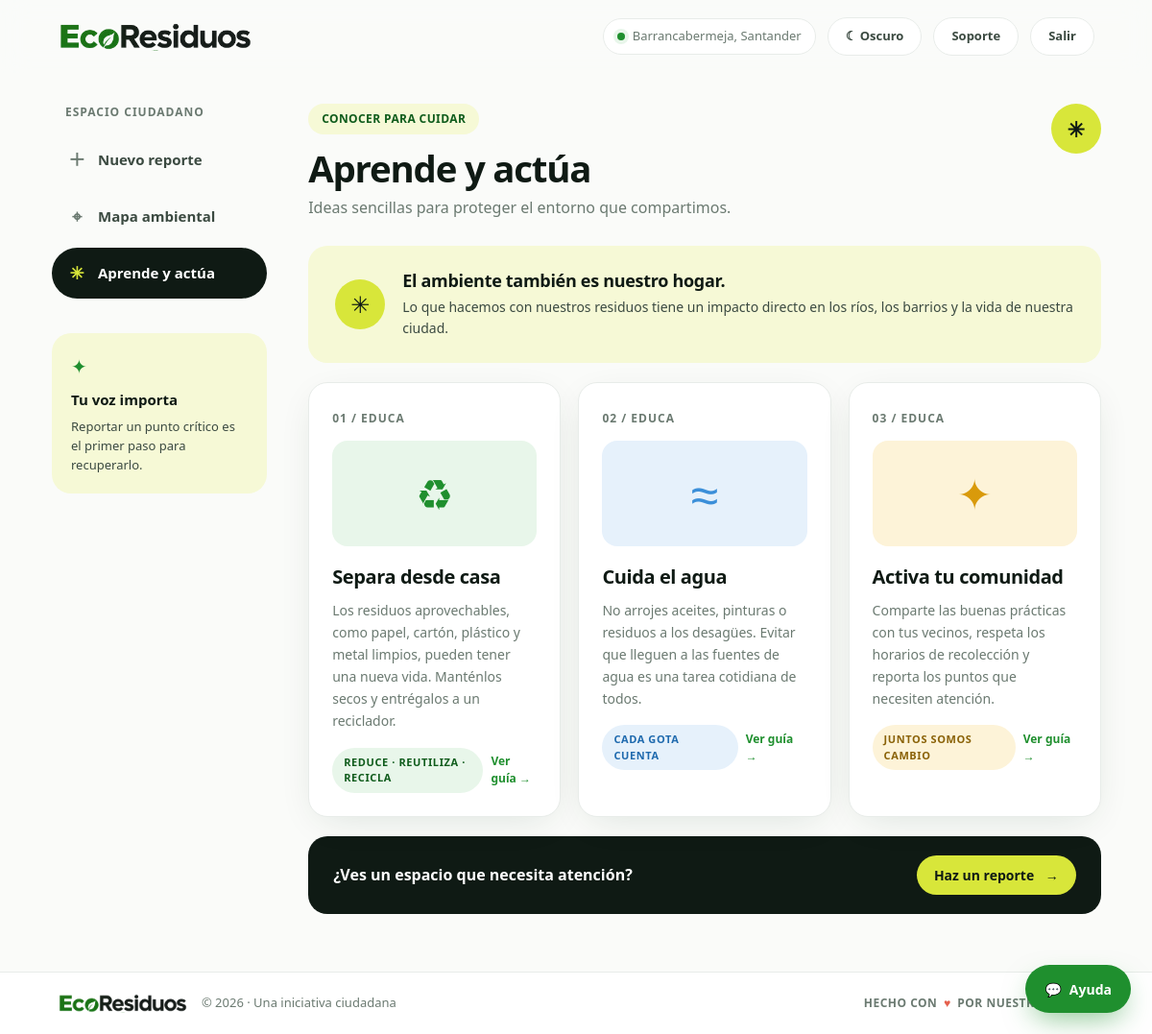
The app's page /Educacion with its own data.
### tables this page shows
CREATE TABLE contenido_educativo (
    id_contenido INT AUTO_INCREMENT PRIMARY KEY,
    titulo VARCHAR(120) NOT NULL,
    contenido TEXT NOT NULL,
    categoria VARCHAR(60) NOT NULL,
    visible TINYINT(1) NOT NULL DEFAULT 1,
    fecha_actualizacion TIMESTAMP DEFAULT CURRENT_TIMESTAMP ON UPDATE CURRENT_TIMESTAMP,
    id_administrador INT NOT NULL,
    CONSTRAINT fk_contenido_admin FOREIGN KEY (id_administrador) REFERENCES administrador(id_administrador) ON UPDATE CASCADE
);

### Controller/EducacionController.php (called while the page is built, shortened)
<?php
require_once 'Model/ContenidoEducativoModel.php';
class EducacionController {
    public function index() {
        $contenidoModel = new ContenidoEducativoModel();
        $articulos = $contenidoModel->listarVisibles();
        require_once 'View/Layouts/header.php';
        require_once 'View/Educacion/index.php';
        require_once 'View/Layouts/footer.php';
    }
}

### Model/Modelo.php (called while the page is built, shortened)
<?php
require_once 'Core/BaseDatos.php';
class Modelo {
    public function __construct() {
        $conexion = new BaseDatos();
        $this->db = $conexion->conectar();
    }
}

### Core/BaseDatos.php (called while the page is built)
<?php
class BaseDatos {
    public function conectar(): PDO {
        $dsn = "mysql:host=" . DB_HOST . ";dbname=" . DB_NAME . ";charset=" . DB_CHARSET;
        $opciones = [
            PDO::ATTR_ERRMODE            => PDO::ERRMODE_EXCEPTION,
            PDO::ATTR_DEFAULT_FETCH_MODE => PDO::FETCH_ASSOC,
            PDO::ATTR_EMULATE_PREPARES   => false,
        ];
        return new PDO($dsn, DB_USER, DB_PASS, $opciones);
    }
}

### Model/ContenidoEducativoModel.php (called while the page is built, shortened)
<?php
require_once 'Model/Modelo.php';
class ContenidoEducativoModel extends Modelo {
    public function listarVisibles(): array {
        $sql = "SELECT id_contenido, titulo, contenido, categoria, fecha_actualizacion
                FROM contenido_educativo
                WHERE visible = 1
                ORDER BY id_contenido ASC";
        $stmt = $this->db->prepare($sql);
        $stmt->execute();
        return $stmt->fetchAll(PDO::FETCH_ASSOC);
    }
}

### View/Educacion/index.php (the view, shortened to what this page needs)
<div class="page-heading">
  <div>
    <div class="eyebrow">CONOCER PARA CUIDAR</div>
    <h2>Aprende y actúa</h2>
    <p>Ideas sencillas para proteger el entorno que compartimos.</p>
  </div>
  <span class="heading-icon">✳</span>
</div>
<div class="learn-intro">
  <span class="learn-sun">✳</span>
  <div>
    <strong>El ambiente también es nuestro hogar.</strong>
    <p>Lo que hacemos con nuestros residuos tiene un impacto directo en los ríos, los barrios y la vida de nuestra ciudad.</p>
  </div>
</div>
<div class="learn-grid">
  <?php
  $estilos = [
      ['clase' => 'green',  'icono' => '♻', 'tag' => ''],
      ['clase' => 'blue',   'icono' => '≈', 'tag' => 'blue-tag'],
      ['clase' => 'yellow', 'icono' => '✦', 'tag' => 'yellow-tag'],
  ];
  $guiasExtra = [
      [
          'Usa bolsa blanca para aprovechables limpios y secos: plástico, cartón, papel, vidrio y metales.',
          'Usa bolsa negra para residuos no aprovechables como servilletas usadas o envolturas con comida.',
          'Usa bolsa verde para restos de alimentos y desechos orgánicos.',
          'Aplasta botellas y cajas antes de sacarlas para reducir volumen en los puntos de acopio.'
      ],
      [
          'Nunca viertas aceite de cocina usado en el lavaplatos; guárdalo en una botella plástica cerrada.',
          'Evita arrojar basura en rejillas, alcantarillas o rondas de caños y ciénagas de Barrancabermeja.',
          'Si ves acumulación de residuos cerca de un cuerpo de agua, repórtalo de inmediato en la plataforma.'
      ],
      [
          'Saca las bolsas únicamente en los días y horarios establecidos por el vehículo recolector de tu comuna.',
          'Documenta con fotografía y ubicación GPS los botaderos satélites para priorizar su atención.',
          'Consulta el Mapa ambiental para verificar qué puntos de tu sector ya fueron recuperados.'
      ]
  ];
  foreach ($articulos as $i => $art):
      $estilo = $estilos[$i % 3];
      $numero = str_pad((string)($i + 1), 2, '0', STR_PAD_LEFT) . ' / EDUCA';
      $tips   = $guiasExtra[$i % 3];
  ?>
    <article
      class="card learn-card"
      role="button"
      tabindex="0"
      style="cursor: pointer;"
      data-numero="<?= htmlspecialchars($numero) ?>"
      data-titulo="<?= htmlspecialchars($art['titulo']) ?>"
      data-categoria="<?= htmlspecialchars($art['categoria']) ?>"
      data-contenido="<?= htmlspecialchars($art['contenido']) ?>"
      data-tips="<?= htmlspecialchars(json_encode($tips, JSON_UNESCAPED_UNICODE)) ?>"
    >
      <span class="learn-number"><?= $numero ?></span>
      <div class="learn-illustration <?= $estilo['clase'] ?>"><?= $estilo['icono'] ?></div>
      <h3><?= htmlspecialchars($art['titulo']) ?></h3>
      <p><?= htmlspecialchars($art['contenido']) ?></p>
      <div style="display:flex;align-items:center;justify-content:space-between;gap:8px;margin-top:auto;">
        <span class="learn-tag <?= $estilo['tag'] ?>"><?= htmlspecialchars($art['categoria']) ?></span>
        <small style="font-size:12px;font-weight:600;color:var(--green);">Ver guía →</small>
      </div>
    </article>
  <?php endforeach; ?>
</div>
<div class="learn-callout">
  <span>¿Ves un espacio que necesita atención?</span>
  <a class="text-button" href="<?= BASE_URL ?>Reporte">Haz un reporte <span>→</span></a>
</div>

### Public/css/estilos.css (style rules this page uses)
:root { --green:#1f8f2e;--green-dark:#0f5c1c;--green-soft:#e8f6ea;--lime:#d8e63a;--lime-soft:#f6f9d6; --ink:#0f1a14;--ink-2:#3b4a41;--muted:#6b7a71;--line:#e8ece9;--bg:#fafbf9;--white:#fff; --red:#e5604d;--blue:#3b8fd9;--yellow:#f2b632; --radius:20px;--radius-sm:12px;--shadow:0 10px 40px -12px rgba(15,60,25,.14); --sans:"Plus Jakarta Sans",system-ui,sans-serif;--display:"Plus Jakarta Sans",system-ui,sans-serif; }
* { box-sizing:border-box }
html { scroll-behavior:smooth }
body { margin:0;background:var(--bg);color:var(--ink);font-family:var(--sans);font-size:15px;line-height:1.5;-webkit-font-smoothing:antialiased;transition:background-color .25s ease,color .25s ease }
h1,h2,h3,p { margin-top:0 }
.eyebrow { display:inline-flex;align-items:center;gap:8px;color:var(--green-dark);background:var(--lime-soft);font-size:12px;font-weight:700;letter-spacing:.4px;padding:7px 14px;border-radius:99px;text-transform:uppercase }
.page-heading { display:flex;justify-content:space-between;align-items:flex-start;margin:0 0 28px;gap:16px }
.page-heading h2 { font:800 clamp(28px,3.2vw,40px)/1.1 var(--display);letter-spacing:-1.2px;margin:14px 0 8px }
.page-heading p { font-size:16px;color:var(--muted);margin:0 }
.heading-icon { width:52px;height:52px;display:grid;place-items:center;background:var(--lime);border-radius:50%;color:var(--ink);font-size:22px;font-weight:700;flex:none }
.card { background:var(--white);border:1px solid var(--line);border-radius:var(--radius);box-shadow:var(--shadow);transition:background-color .25s ease,border-color .25s ease }
.learn-intro { display:flex;align-items:center;gap:18px;padding:24px 28px;background:var(--lime-soft);border-radius:var(--radius);margin-bottom:20px }
.learn-sun { display:grid;place-items:center;width:52px;height:52px;background:var(--lime);border-radius:50%;color:var(--ink);font-size:24px;flex:none }
.learn-intro strong { font:800 18px var(--display);letter-spacing:-.3px }
.learn-intro p { font-size:14px;color:var(--ink-2);line-height:1.6;margin:4px 0 0 }
.learn-grid { display:grid;grid-template-columns:repeat(3,1fr);gap:18px }
.learn-card { padding:24px;transition:transform .25s,background-color .25s ease }
.learn-number { font-size:12px;color:var(--muted);font-weight:800;letter-spacing:1px }
.learn-illustration { height:110px;margin:14px 0 18px;border-radius:16px;display:grid;place-items:center;font-size:44px }
.learn-illustration.green { background:var(--green-soft);color:var(--green) }
.learn-illustration.blue { background:#e6f1fb;color:var(--blue);font-size:52px }
.learn-illustration.yellow { background:#fdf3d8;color:#d99a0b }
.learn-card h3 { font:800 20px var(--display);letter-spacing:-.4px;margin:0 0 10px }
.learn-card p { font-size:14px;line-height:1.65;color:var(--muted);min-height:92px;margin:0 0 16px }
.learn-tag { display:inline-block;font-size:11px;letter-spacing:.6px;font-weight:800;color:var(--green-dark);background:var(--green-soft);padding:7px 12px;border-radius:99px }
.blue-tag { background:#e6f1fb;color:#1f6aae }
.yellow-tag { background:#fdf3d8;color:#8a6208 }
.learn-callout { margin-top:20px;padding:20px 26px;background:var(--ink);color:#fff;display:flex;align-items:center;justify-content:space-between;border-radius:var(--radius);font-size:16px;font-weight:600;gap:16px }
.text-button { border:0;background:transparent;color:var(--green);font-size:14px;font-weight:700;padding:0;text-decoration:none }
.text-button span { padding-left:8px }
.learn-callout .text-button { background:var(--lime);color:var(--ink);padding:10px 18px;border-radius:99px }

### records on screen
contenido_educativo: numero "01 / EDUCA", icono "♻", titulo "Separa desde casa", contenido "Los residuos aprovechables, como papel, cartón, plástico y metal limpios, pueden tener una nueva vida. Manténlos secos y entrégalos a un reciclador.", categoria "REDUCE · REUTILIZA · RECICLA"
contenido_educativo: numero "02 / EDUCA", icono "≈", titulo "Cuida el agua", contenido "No arrojes aceites, pinturas o residuos a los desagües. Evitar que lleguen a las fuentes de agua es una tarea cotidiana de todos.", categoria "CADA GOTA CUENTA"
contenido_educativo: numero "03 / EDUCA", icono "✦", titulo "Activa tu comunidad", contenido "Comparte las buenas prácticas con tus vecinos, respeta los horarios de recolección y reporta los puntos que necesiten atención.", categoria "JUNTOS SOMOS CAMBIO"
